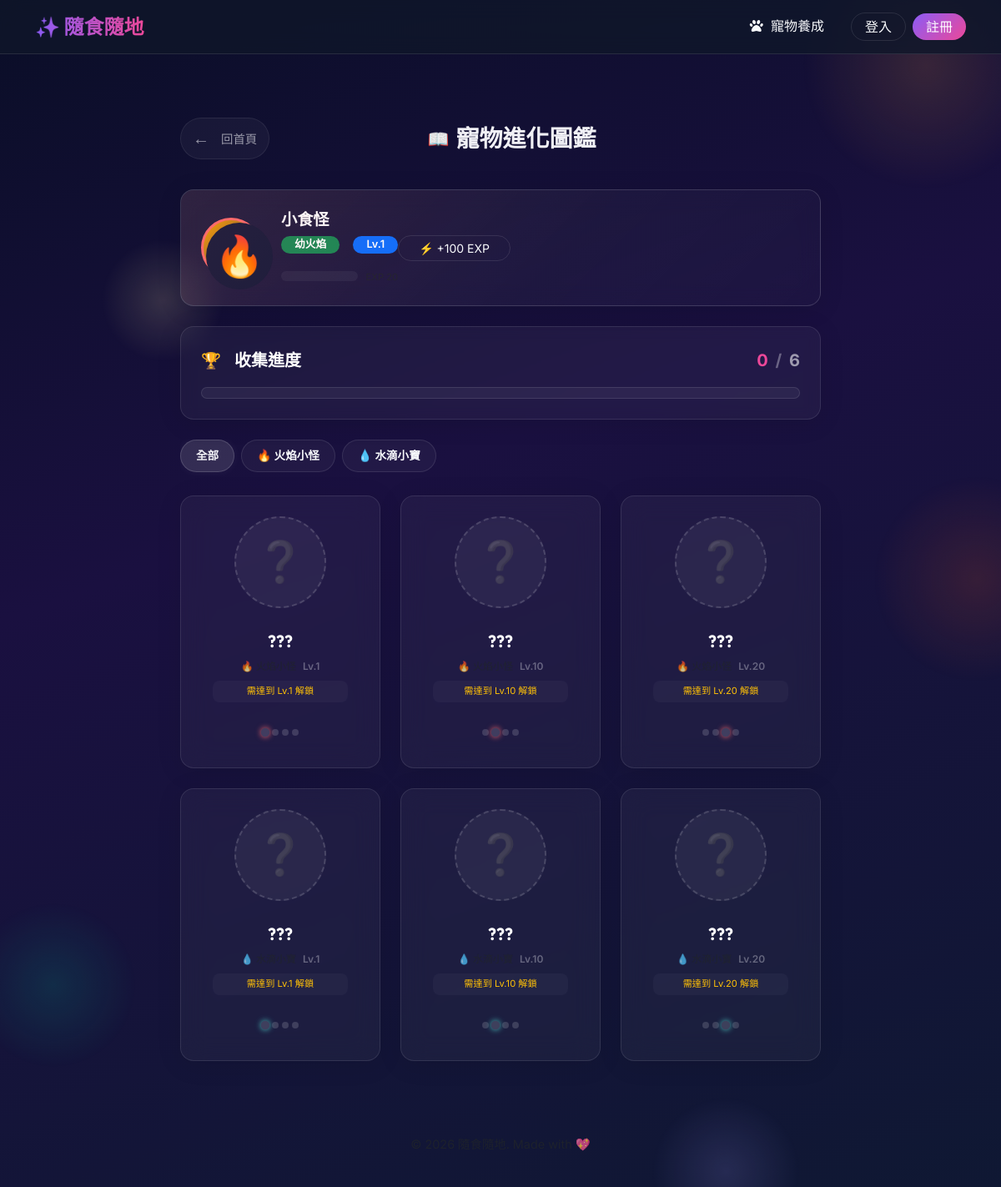
Page /collection on the committed database.
### tables this page shows
CREATE TABLE pet_stages (
    id               INTEGER PRIMARY KEY AUTOINCREMENT,
    species_id       INTEGER NOT NULL,
    stage_order      INTEGER,
    name             TEXT NOT NULL,
    level_required   INTEGER,
    image_path       TEXT,
    emoji            TEXT,
    description      TEXT,
    FOREIGN KEY (species_id) REFERENCES pet_species(id) ON DELETE CASCADE
);

CREATE TABLE user_pets (
    id                INTEGER PRIMARY KEY AUTOINCREMENT,
    user_id           INTEGER NOT NULL,
    species_id        INTEGER,
    pet_name          TEXT NOT NULL,
    current_level     INTEGER DEFAULT 1,
    current_exp       INTEGER DEFAULT 0,
    current_stage_id  INTEGER,
    hunger            INTEGER DEFAULT 50,
    created_at        DATETIME DEFAULT CURRENT_TIMESTAMP,
    updated_at        DATETIME DEFAULT CURRENT_TIMESTAMP,
    FOREIGN KEY (user_id) REFERENCES users(id) ON DELETE CASCADE,
    FOREIGN KEY (species_id) REFERENCES pet_species(id),
    FOREIGN KEY (current_stage_id) REFERENCES pet_stages(id)
);

CREATE TABLE pet_species (
    id                INTEGER PRIMARY KEY AUTOINCREMENT,
    name              TEXT NOT NULL,
    element           TEXT,
    emoji             TEXT,
    description       TEXT,
    color_primary     TEXT,
    color_secondary   TEXT
);

### app/routes/collection_routes.py (the view)
@collection_bp.route('/collection')
def collection_index():
    user_id = DEV_USER_ID
    pet = pet_model.get_pet_by_user(user_id)
    all_stages = collection_model.get_all_stages()
    unlocked_ids = collection_model.get_user_collection(user_id)
    progress = collection_model.get_collection_progress(user_id)
    species_list = pet_model.get_all_species()
    return render_template(
        'collection/index.html',
        pet=pet,
        all_stages=all_stages,
        unlocked_ids=unlocked_ids,
        progress=progress,
        species_list=species_list
    )

### app/database.py (called while the page is built)
def get_db():
    if 'db' not in g:
        db_file = current_app.config.get('DATABASE', DB_PATH)
        g.db = sqlite3.connect(db_file)
        g.db.row_factory = sqlite3.Row
        g.db.execute("PRAGMA foreign_keys = ON")
    return g.db

### app/models/collection.py (called while the page is built)
def get_all_stages():
    db = get_db()
    return db.execute('''
        SELECT pst.*,
               ps.name AS species_name, ps.element, ps.emoji AS species_emoji,
               ps.color_primary, ps.color_secondary
        FROM pet_stages pst
        JOIN pet_species ps ON pst.species_id = ps.id
        ORDER BY pst.species_id, pst.stage_order
    ''').fetchall()

def get_user_collection(user_id):
    db = get_db()
    rows = db.execute('''
        SELECT pet_stage_id FROM user_collection WHERE user_id = ?
    ''', (user_id,)).fetchall()
    return set(row['pet_stage_id'] for row in rows)

def get_collection_progress(user_id):
    db = get_db()
    total = db.execute('SELECT COUNT(*) AS cnt FROM pet_stages').fetchone()['cnt']
    unlocked = db.execute(
        'SELECT COUNT(*) AS cnt FROM user_collection WHERE user_id = ?',
        (user_id,)
    ).fetchone()['cnt']
    return {'unlocked': unlocked, 'total': total}

### app/models/pet.py (called while the page is built)
def map_pet_row(row):
    if not row:
        return None
    d = dict(row)
    d['name'] = d.get('pet_name')
    d['level'] = d.get('current_level', 1)
    d['exp'] = d.get('current_exp', 0)
    d['hunger'] = d.get('hunger', 50)
    from config import EXP_PER_LEVEL_MULTIPLIER
    level = d['level']
    exp_to_next = level * EXP_PER_LEVEL_MULTIPLIER
    remaining = d['exp']
    current_l = 1
    while remaining >= (current_l * EXP_PER_LEVEL_MULTIPLIER):
        remaining -= (current_l * EXP_PER_LEVEL_MULTIPLIER)
        current_l += 1
    d['exp_to_next_level'] = exp_to_next
    d['exp_remaining'] = remaining
    d['exp_progress'] = round(remaining / exp_to_next * 100, 1) if exp_to_next > 0 else 100
    return d

def get_pet_by_user(user_id):
    db = get_db()
    row = db.execute('''
        SELECT up.*,
               ps.name AS species_name, ps.element, ps.emoji AS species_emoji,
               ps.color_primary, ps.color_secondary,
               pst.name AS stage_name, pst.emoji AS stage_emoji,
               pst.image_path, pst.stage_order, pst.description AS stage_description
        FROM user_pets up
        JOIN pet_species ps ON up.species_id = ps.id
        JOIN pet_stages pst ON up.current_stage_id = pst.id
        WHERE up.user_id = ?
    ''', (user_id,)).fetchone()
    return map_pet_row(row)

### app/templates/collection/index.html (shortened to what this page needs)
{% extends "base.html" %}
{% block styles %}
<link rel="stylesheet" href="{{ url_for('static', filename='css/collection.css') }}">
{% endblock %}
{% block content %}
<div class="bg-particles" aria-hidden="true">
    <div class="particle particle-1"></div>
    <div class="particle particle-2"></div>
    <div class="particle particle-3"></div>
    <div class="particle particle-4"></div>
    <div class="particle particle-5"></div>
</div>
<div class="collection-container mt-4">
    <nav class="collection-nav d-flex align-items-center mb-4">
        <a href="{{ url_for('ingredient.index') }}" class="nav-back text-decoration-none d-flex align-items-center" id="nav-back-btn">
            <span class="nav-back-icon fs-5 me-2">←</span>
            <span>回首頁</span>
        </a>
        <div class="nav-title ms-auto fs-3 fw-bold">
            <span class="nav-icon">📖</span> 寵物進化圖鑑
        </div>
    </nav>
    {% if pet %}
    <section class="pet-status-card glass-card p-4 rounded-4 mb-4" id="pet-status-section"
             style="--pet-primary: {{ pet.color_primary }}; --pet-secondary: {{ pet.color_secondary }};
                    border: 1px solid rgba(255,255,255,0.15) !important;">
        <div class="d-flex align-items-center flex-column flex-md-row">
            <div class="status-pet-visual me-md-4 mb-3 mb-md-0">
                <div class="pet-avatar-ring" style="border: 3px solid {{ pet.color_primary }}; background: linear-gradient(135deg, {{ pet.color_secondary }}, rgba(255,255,255,0.1));">
                    <div class="pet-avatar d-flex align-items-center justify-content-center" style="width: 80px; height: 80px;">
                        <span class="pet-emoji" style="font-size: 3rem;">{{ pet.stage_emoji }}</span>
                    </div>
                </div>
            </div>
            <div class="status-info flex-grow-1 text-center text-md-start">
                <h2 class="status-pet-name fw-bold text-white mb-2">{{ pet.pet_name or pet.species_name }}</h2>
                <div class="status-stage mb-3">
                    <span class="badge bg-success rounded-pill px-3 py-1 me-2">{{ pet.stage_name }}</span>
                    <span class="badge bg-primary rounded-pill px-3 py-1">Lv.{{ pet.current_level }}</span>
                </div>
                <div class="exp-bar-container">
                    <div class="exp-bar progress" style="height: 12px; border-radius: 6px; background: rgba(255,255,255,0.05);">
                    </div>
                    <span class="exp-text text-muted mt-1 d-block fs-7" id="exp-text">EXP {{ pet.current_exp }}</span>
                </div>
            </div>
            <div class="dev-tools ms-md-auto mt-3 mt-md-0">
                <button class="btn btn-sm btn-outline-light rounded-pill px-4" id="add-exp-btn" data-exp="100" title="開發測試用">
                    ⚡ +100 EXP
                </button>
            </div>
        </div>
    </section>
    {% endif %}
    <section class="progress-section glass-card p-4 rounded-4 mb-4" id="progress-section" style="border: 1px solid rgba(255,255,255,0.1) !important;">
        <div class="progress-header d-flex justify-content-between align-items-center mb-3">
            <h2 class="section-title fs-5 fw-bold text-white mb-0">
                <span class="title-icon me-2">🏆</span> 收集進度
            </h2>
            <div class="progress-count fs-5 fw-bold">
                <span class="progress-current" id="progress-current" style="color: #EC4899;">{{ progress.unlocked }}</span>
                <span class="progress-divider mx-1">/</span>
                <span class="progress-total">{{ progress.total }}</span>
            </div>
        </div>
        <div class="progress-bar-wrapper">
            <div class="progress" style="height: 14px; border-radius: 7px; background: rgba(255,255,255,0.05); border: 1px solid var(--glass-border);">
            </div>
        </div>
    </section>
    <section class="filter-section d-flex flex-wrap gap-2 mb-4">
        <button class="filter-btn btn active" data-species="all" id="filter-all">全部</button>
        {% for species in species_list %}
        <button class="filter-btn btn" data-species="{{ species.id }}" id="filter-species-{{ species.id }}"
                style="--filter-color: {{ species.color_primary }}; border-color: rgba(255,255,255,0.1); color: var(--text-main);">
            {{ species.emoji }} {{ species.name }}
        </button>
        {% endfor %}
    </section>
    <section class="collection-grid d-grid gap-4" id="collection-grid" style="grid-template-columns: repeat(auto-fill, minmax(220px, 1fr));">
        {% for stage in all_stages %}
        {% set is_unlocked = stage.id in unlocked_ids %}
        <a href="{{ url_for('collection.collection_detail', stage_id=stage.id) }}"
           class="collection-card glass-card text-decoration-none rounded-4 p-4 d-flex flex-column align-items-center justify-content-between {{ 'unlocked' if is_unlocked else 'locked' }}"
           data-species="{{ stage.species_id }}"
           data-stage-id="{{ stage.id }}"
           id="card-stage-{{ stage.id }}"
           style="--card-primary: {{ stage.color_primary }}; --card-secondary: {{ stage.color_secondary }};
                  border: 1px solid rgba(255,255,255,0.1) !important;
                  transition: all 0.3s ease;
                  min-height: 280px;">
            <div class="card-image-area d-flex align-items-center justify-content-center rounded-circle mb-3"
                 style="width: 110px; height: 110px; background: rgba(255,255,255,0.05); border: 2px dashed rgba(255,255,255,0.15);">
                {% if is_unlocked %}
                <span class="card-pet-emoji" style="font-size: 3.5rem;">{{ stage.emoji }}</span>
                {% else %}
                <span class="card-pet-emoji locked-emoji text-muted" style="font-size: 3rem; opacity: 0.5;">❓</span>
                {% endif %}
            </div>
            <div class="card-info text-center w-100 mb-3">
                <h3 class="card-name fs-5 fw-bold text-white mb-2">{{ stage.name if is_unlocked else '???' }}</h3>
                <div class="card-meta d-flex justify-content-center gap-2 fs-7 text-muted mb-2">
                    <span class="card-species">{{ stage.species_emoji }} {{ stage.species_name }}</span>
                    <span class="card-level">Lv.{{ stage.level_required }}</span>
                </div>
                {% if not is_unlocked %}
                <div class="card-unlock-hint text-warning fs-8">
                    需達到 Lv.{{ stage.level_required }} 解鎖
                </div>
                {% endif %}
            </div>
            <div class="card-stage-indicator d-flex gap-1 justify-content-center w-100">
                {% for i in range(1, 5) %}
                <span class="stage-dot rounded-circle {{ 'active' if i <= stage.stage_order else '' }} {{ 'current' if i == stage.stage_order else '' }}"
                      style="width: 8px; height: 8px; background: rgba(255,255,255,0.15); display: inline-block;"></span>
                {% endfor %}
            </div>
        </a>
        {% endfor %}
    </section>
</div>
{% endblock %}

### app/templates/base.html (shortened to what this page needs)
<!DOCTYPE html>
<html lang="zh-TW">
<head>
    <link href="https://cdn.jsdelivr.net/npm/bootstrap@5.3.2/dist/css/bootstrap.min.css" rel="stylesheet">
    <link rel="stylesheet" href="https://cdnjs.cloudflare.com/ajax/libs/font-awesome/6.4.2/css/all.min.css">
    {% block styles %}{% endblock %}
</head>
<body>
    <nav class="navbar navbar-expand-lg sticky-top mb-5 navbar-dark">
        <div class="container">
            <a class="navbar-brand" href="{{ url_for('main.index') }}">✨ 隨食隨地</a>
            <div class="collapse navbar-collapse" id="navbarNav">
                <ul class="navbar-nav ms-auto align-items-center">
                    <li class="nav-item">
                        <a class="nav-link" href="{{ url_for('main.index') }}"><i class="fa-solid fa-paw"></i> 寵物養成</a>
                    </li>
                    {% if current_user and current_user.is_authenticated %}
                        <li class="nav-item dropdown ms-lg-3">
                            <a class="nav-link dropdown-toggle btn btn-outline-light rounded-pill px-3 py-1 mt-2 mt-lg-0 text-white" href="#" id="userDropdown" role="button" data-bs-toggle="dropdown" aria-expanded="false">
                                👤 {{ current_user.display_name }}
                            </a>
                            <ul class="dropdown-menu dropdown-menu-end" aria-labelledby="userDropdown">
                                <li><a class="dropdown-item text-danger" href="{{ url_for('main.logout') }}">🚪 登出</a></li>
                            </ul>
                        </li>
                    {% else %}
                        <li class="nav-item ms-lg-3">
                            <a class="btn btn-outline-light rounded-pill px-3 py-1 mt-2 mt-lg-0" href="{{ url_for('main.login') }}">登入</a>
                        </li>
                        <li class="nav-item ms-lg-2">
                            <a class="btn btn-primary rounded-pill px-3 py-1 mt-2 mt-lg-0 text-white" href="{{ url_for('main.register') }}">註冊</a>
                        </li>
                    {% endif %}
                </ul>
            </div>
        </div>
    </nav>
    <main class="container mb-5">
        {% block content %}{% endblock %}
    </main>
    <footer class="text-center pb-4 text-muted" style="font-size: 0.9rem;">
        <p>&copy; 2026 隨食隨地. Made with 💖</p>
    </footer>
</body>
</html>

### app/templates/base.html (style rules this page uses)
:root { --primary-glow: #8B5CF6; --secondary-glow: #EC4899; --bg-color: #0F172A; --glass-bg: rgba(30, 41, 59, 0.7); --glass-border: rgba(255, 255, 255, 0.1); --text-main: #F8FAFC; --text-muted: #94A3B8; }
body { font-family: 'Inter', 'Noto Sans TC', sans-serif; background-color: var(--bg-color); color: var(--text-main); min-height: 100vh; background-image: radial-gradient(circle at 15% 50%, rgba(139, 92, 246, 0.15), transparent 25%), radial-gradient(circle at 85% 30%, rgba(236, 72, 153, 0.15), transparent 25%); background-attachment: fixed; }
h1, h2, h3, .navbar-brand { font-family: 'Outfit', 'Noto Sans TC', sans-serif; font-weight: 600; }
.navbar { background: rgba(15, 23, 42, 0.8) !important; backdrop-filter: blur(12px); -webkit-backdrop-filter: blur(12px); border-bottom: 1px solid var(--glass-border); }
.navbar-brand { background: linear-gradient(to right, #8B5CF6, #EC4899); -webkit-background-clip: text; -webkit-text-fill-color: transparent; font-size: 1.5rem; font-weight: 700; }
.nav-link { color: var(--text-main) !important; transition: color 0.3s ease; font-weight: 500; padding: 0.5rem 1rem !important; }
.nav-link i { margin-right: 5px; }
.glass-card { background: var(--glass-bg); backdrop-filter: blur(16px); -webkit-backdrop-filter: blur(16px); border: 1px solid var(--glass-border); border-radius: 1rem; padding: 2rem; box-shadow: 0 4px 30px rgba(0, 0, 0, 0.1); transition: transform 0.3s ease, box-shadow 0.3s ease; }
.btn-primary { background: linear-gradient(135deg, #8B5CF6, #EC4899); border: none; transition: all 0.3s ease; font-weight: 500; }
.btn-outline-light { border-color: var(--glass-border); color: var(--text-main); }

### app/templates/collection/index.html (style rules this page uses)
.bg-particles { position: fixed; top: 0; left: 0; width: 100%; height: 100%; pointer-events: none; z-index: -1; overflow: hidden; }

### rows in the picture
pet_stages: stage_emoji "🔥", stage_name "幼火焰", name "???", species_emoji "🔥", level_required "1"
user_pets: pet_name "小食怪", current_level "1"
pet_species: emoji "🔥", name "火焰小怪"
pet_species: emoji "💧", name "水滴小寶"
pet_stages: name "???", species_emoji "🔥", level_required "10"
pet_stages: name "???", species_emoji "🔥", level_required "20"
pet_stages: name "???", species_emoji "💧", level_required "1"
pet_stages: name "???", species_emoji "💧", level_required "10"
pet_stages: name "???", species_emoji "💧", level_required "20"

### other values in the picture
{{ progress.unlocked }} "0"
{{ progress.total }} "6"
